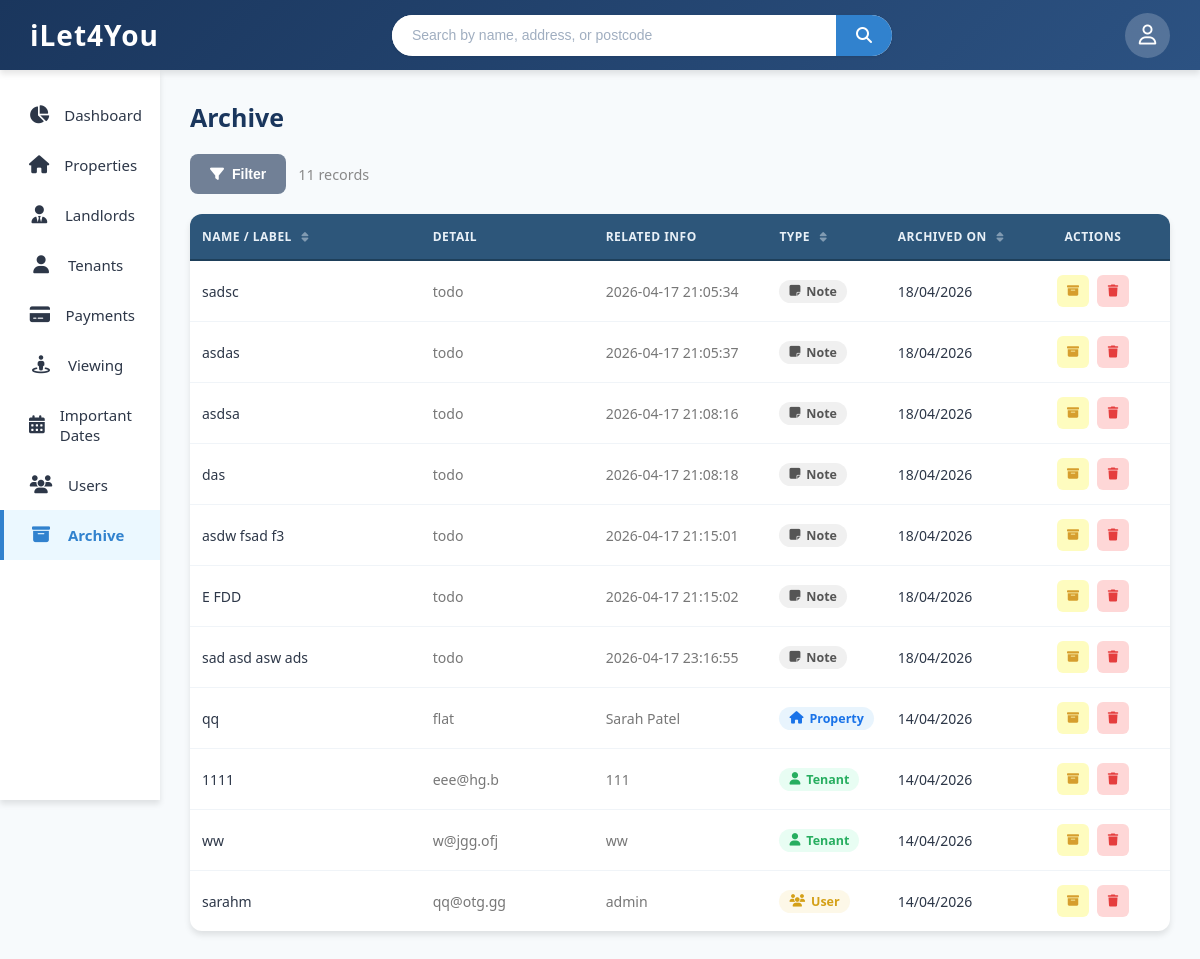
/archive.php, run on the app's committed database.
### tables this page shows
CREATE TABLE "notes" (
	"note_id"	INTEGER,
	"note_text"	TEXT NOT NULL,
	"created_at"	TEXT NOT NULL,
	"created_by"	TEXT NOT NULL,
	"type"	TEXT NOT NULL,
	"property_id"	INTEGER,
	"landlord_id"	INTEGER,
	"tenant_id"	INTEGER,
	"payment_id"	INTEGER,
	"viewing_id"	INTEGER,
	"date_id"	INTEGER,
	"user_id"	INTEGER,
	"archived"	INTEGER NOT NULL,
	"date_archived"	TEXT,
	PRIMARY KEY("note_id" AUTOINCREMENT)
);

CREATE TABLE properties (
    property_id INTEGER PRIMARY KEY AUTOINCREMENT,
    property_address TEXT NOT NULL,
    property_type TEXT NOT NULL,
    monthly_rent REAL NOT NULL,
    landlord_id INTEGER NOT NULL,
    gas_cert_due TEXT NOT NULL,
    electric_cert_due TEXT NOT NULL,
    epc_due_date TEXT NOT NULL,
    landlord_id_expiry_date TEXT NOT NULL,
    room_count INTEGER NOT NULL,
    bathroom_count INTEGER NOT NULL,
    epc_rating TEXT NOT NULL,
    has_garden INTEGER NOT NULL,
    allowed_pets INTEGER NOT NULL,
    council_band TEXT NOT NULL,
    archived INTEGER NOT NULL,
    date_archived TEXT
);

CREATE TABLE landlords (
    landlord_id INTEGER PRIMARY KEY AUTOINCREMENT,
    name TEXT NOT NULL,
    phone TEXT NOT NULL,
    address TEXT NOT NULL,
    email TEXT NOT NULL,
    id_type TEXT NOT NULL,
    id_number TEXT NOT NULL,
    id_expiry_date TEXT NOT NULL,
    number_of_properties INTEGER NOT NULL,
    archived INTEGER NOT NULL,
    date_archived TEXT
);

CREATE TABLE "tenants" (
	"tenant_id"	INTEGER,
	"name"	TEXT NOT NULL,
	"phone"	TEXT NOT NULL,
	"email"	TEXT NOT NULL,
	"id_type"	TEXT NOT NULL,
	"id_number"	TEXT NOT NULL,
	"id_expiry_date"	TEXT NOT NULL,
	"archived"	INTEGER NOT NULL,
	"date_archived"	TEXT,
	PRIMARY KEY("tenant_id" AUTOINCREMENT)
);

CREATE TABLE users (
    user_id INTEGER PRIMARY KEY AUTOINCREMENT,
    username TEXT NOT NULL,
    name TEXT NOT NULL,
    phone TEXT NOT NULL,
    email TEXT NOT NULL,
    password TEXT NOT NULL,
    password_reset_date TEXT NOT NULL,
    id_number TEXT NOT NULL,
    id_expiry_date TEXT NOT NULL,
    role TEXT NOT NULL,
    archived INTEGER NOT NULL,
    date_archived TEXT
);

### archive.php (the view, shortened to what this page needs)
<?php
$dbPath = __DIR__ . '/database.db';
try {
    $pdo = new PDO('sqlite:' . $dbPath);
    $pdo->setAttribute(PDO::ATTR_ERRMODE, PDO::ERRMODE_EXCEPTION);
} catch (PDOException $e) {
    die('DB connection failed: ' . $e->getMessage());
}
$archived = [];
$rows = $pdo->query("
    SELECT p.property_id AS id,
           p.property_address AS label,
           p.property_type AS sub,
           p.date_archived,
           l.name AS related
    FROM properties p
    LEFT JOIN landlords l ON p.landlord_id = l.landlord_id
    WHERE p.archived = 1
")->fetchAll(PDO::FETCH_ASSOC);
foreach ($rows as $r) {
    $archived[] = ['type' => 'properties', 'id' => $r['id'], 'label' => $r['label'],
                   'sub' => $r['sub'], 'related' => $r['related'], 'date' => $r['date_archived']];
}
$rows = $pdo->query("
    SELECT tenant_id AS id, name AS label, email AS sub, date_archived, phone AS related
    FROM tenants WHERE archived = 1
")->fetchAll(PDO::FETCH_ASSOC);
foreach ($rows as $r) {
    $archived[] = ['type' => 'tenants', 'id' => $r['id'], 'label' => $r['label'],
                   'sub' => $r['sub'], 'related' => $r['related'], 'date' => $r['date_archived']];
}
$rows = $pdo->query("
    SELECT user_id AS id, username AS label, email AS sub, date_archived, role AS related
    FROM users WHERE archived = 1
")->fetchAll(PDO::FETCH_ASSOC);
foreach ($rows as $r) {
    $archived[] = ['type' => 'users', 'id' => $r['id'], 'label' => $r['label'],
                   'sub' => $r['sub'], 'related' => $r['related'], 'date' => $r['date_archived']];
}
$rows = $pdo->query("
    SELECT note_id AS id, note_text AS label, type AS sub, date_archived, created_at AS related
    FROM notes WHERE archived = 1
")->fetchAll(PDO::FETCH_ASSOC);
foreach ($rows as $r) {
    $archived[] = ['type' => 'notes', 'id' => $r['id'], 'label' => $r['label'],
                   'sub' => $r['sub'], 'related' => $r['related'], 'date' => $r['date_archived']];
}
usort($archived, function($a, $b) {
    return strcmp($b['date'] ?? '', $a['date'] ?? '');
});
$typeConfig = [
    'properties'       => ['label' => 'Property',        'icon' => 'fa-house',         'class' => 'type-property'],
    'landlords'        => ['label' => 'Landlord',        'icon' => 'fa-user-tie',      'class' => 'type-landlord'],
    'tenants'          => ['label' => 'Tenant',          'icon' => 'fa-user',          'class' => 'type-tenant'],
    'contracts'        => ['label' => 'Contract',        'icon' => 'fa-file-contract', 'class' => 'type-contract'],
    'transactions'     => ['label' => 'Transaction',     'icon' => 'fa-credit-card',   'class' => 'type-transaction'],
    'viewing_bookings' => ['label' => 'Viewing',         'icon' => 'fa-street-view',   'class' => 'type-viewing'],
    'users'            => ['label' => 'User',            'icon' => 'fa-users',         'class' => 'type-user'],
    'notes'            => ['label' => 'Note',            'icon' => 'fa-sticky-note',   'class' => 'type-note'],
    'files'            => ['label' => 'File',            'icon' => 'fa-folder',        'class' => 'type-file'],
];
?>
<!DOCTYPE html>
<html lang="en">
<head>
    <link rel="stylesheet" href="https://cdnjs.cloudflare.com/ajax/libs/font-awesome/6.5.1/css/all.min.css">
    <link rel="stylesheet" href="style.css">
    <link rel="stylesheet" href="tables.css">
</head>
<body onload="CallNavbar();">
    <main class="main-content">
        <h1 class="page-title">Archive</h1>
        <div class="main-container">
            <div class="controls-row">
                <button class="btn-filter-toggle" id="filterToggle" onclick="toggleFilter()">
                    <i class="fa-solid fa-filter"></i> Filter
                </button>
                <span id="recordCount" class="record-count" style="color:#888;font-size:.9rem;align-self:center;"></span>
            </div>
            <div class="table-container">
                <div class="table-wrapper">
                    <?php if (empty($archived)): ?>
                        <div class="archive-empty">
                            <i class="fa-solid fa-box-archive"></i>
                            <p>No archived records found.</p>
                        </div>
                    <?php else: ?>
                    <table id="archiveTable">
                        <thead>
                            <tr>
                                <th class="sortable col-label"  onclick="sortTable('label', this)">
                                    Name / Label <i class="fa-solid fa-sort sort-icon"></i>
                                </th>
                                <th class="col-detail">Detail</th>
                                <th class="col-related">Related Info</th>
                                <th class="sortable col-type"   onclick="sortTable('type', this)">
                                    Type <i class="fa-solid fa-sort sort-icon"></i>
                                </th>
                                <th class="sortable col-date"   onclick="sortTable('date', this)">
                                    Archived On <i class="fa-solid fa-sort sort-icon"></i>
                                </th>
                                <th class="col-action">Actions</th>
                            </tr>
                        </thead>
                        <tbody id="archiveBody">
                        <?php foreach ($archived as $item):
                            $cfg   = $typeConfig[$item['type']] ?? ['label' => $item['type'], 'icon' => 'fa-box', 'class' => ''];
                            $dateF = $item['date'] ? date('d/m/Y', strtotime($item['date'])) : '-';
                        ?>
                        <tr data-type="<?= htmlspecialchars($item['type']) ?>"
                            data-label="<?= htmlspecialchars(strtolower($item['label'] ?? '')) ?>"
                            data-date="<?= $item['date'] ?? '' ?>">
                            <td class="label-cell"><?= htmlspecialchars($item['label'] ?? '-') ?></td>
                            <td class="sub-cell"><?= htmlspecialchars($item['sub'] ?? '-') ?></td>
                            <td class="sub-cell"><?= htmlspecialchars($item['related'] ?? '-') ?></td>
                            <td>
                                <span class="type-badge <?= $cfg['class'] ?>">
                                    <i class="fa-solid <?= $cfg['icon'] ?>"></i>
                                    <?= $cfg['label'] ?>
                                </span>
                            </td>
                            <td><?= $dateF ?></td>
                            <td>
                                <div class="action-buttons">
                                    <form method="POST" style="display:inline;">
                                        <button type="submit" class="action-btn action-btn-edit" title="Unarchive">
                                            <i class="fa-solid fa-box-archive"></i>
                                        </button>
                                    </form>
                                    <form method="POST" style="display:inline;">
                                        <button type="submit" class="action-btn action-btn-delete" title="Delete permanently"
                                            onclick="return confirm('Permanently delete this <?= $cfg['label'] ?>?\nThis cannot be undone.')">
                                            <i class="fa-solid fa-trash"></i>
                                        </button>
                                    </form>
                                </div>
                            </td>
                        </tr>
                        <?php endforeach; ?>
                        </tbody>
                    </table>
                    <?php endif; ?>
                </div>
            </div>
        </div>
    </main>
</body>
</html>

### style.css (style rules this page uses)
body { font-family: 'Segoe UI', Tahoma, Geneva, Verdana, sans-serif; background: #f7fafc; color: #2d3748; min-height: 100vh; }
* { margin: 0; padding: 0; box-sizing: border-box; cursor: default; }
.main-content { margin-top: 70px; margin-left: 160px; padding: 30px; min-height: calc(100vh - 70px); max-width: calc(100vw - 160px); overflow-x: hidden; }
.page-title { font-size: 25px; font-weight: 700; color: #1a365d; margin-bottom: 20px; }

### tables.css (style rules this page uses)
.main-container { width: 100%; max-width: 100%; margin: 0 auto; }
.controls-row { display: flex; align-items: center; gap: 12px; margin-bottom: 20px; flex-wrap: wrap; }
.btn-filter-toggle { background: #718096; color: #ffffff; border: none; padding: 12px 20px; border-radius: 8px; font-size: 14px; font-weight: 600; cursor: pointer; transition: all 0.3s ease; display: flex; align-items: center; gap: 8px; white-space: nowrap; }
.table-container { background: #ffffff; border-radius: 12px; box-shadow: 0 4px 6px rgba(0, 0, 0, 0.1); overflow: hidden; }
.table-wrapper { overflow-x: auto; }
table { width: 100%; border-collapse: collapse; min-width: 100%; }
table thead { background: #2d567a; }
table th { padding: 14px 12px; text-align: left; font-size: 12px; font-weight: 600; color: #e8f0f7; text-transform: uppercase; letter-spacing: 0.5px; border-bottom: 2px solid #1e3f5a; white-space: nowrap; }
table th.sortable { cursor: pointer; user-select: none; transition: background 0.2s ease; }
table th.sortable i { margin-left: 6px; font-size: 11px; opacity: 0.45; transition: opacity 0.2s ease, color 0.2s ease; }
table tbody tr { transition: background 0.15s ease; border-bottom: 1px solid #f0f4f8; cursor: pointer; }
table tbody tr:last-child { border-bottom: none; }
table td { padding: 14px 12px; font-size: 14px; color: #2d3748; vertical-align: middle; }
.action-buttons { display: flex; gap: 8px; justify-content: center; }
.action-btn { width: 32px; height: 32px; border: none; border-radius: 6px; cursor: pointer; display: flex; align-items: center; justify-content: center; transition: all 0.2s ease; font-size: 12px; position: relative; z-index: 1; }
.action-btn-edit { background: #fefcbf; color: #d69e2e; }
.action-btn-delete { background: #fed7d7; color: #e53e3e; }
@media (max-width: 1200px) { .controls-row { flex-wrap: wrap; } }

### archive.php (style rules this page uses)
.type-badge { display: inline-flex; align-items: center; gap: 6px; padding: 3px 10px; border-radius: 20px; font-size: 0.78rem; font-weight: 600; white-space: nowrap; }
.type-property { background: #e8f4fd; color: #1a73e8; }
.type-tenant { background: #e8fdf3; color: #27ae60; }
.type-user { background: #fdf8e8; color: #d4a017; }
.type-note { background: #f0f0f0; color: #555; }
.col-label { width: 24%; }
.col-detail { width: 18%; }
.col-related { width: 18%; }
.col-type { width: 12%; }
.col-date { width: 12%; }
.col-action { width: 16%; text-align: center; }
.label-cell { font-weight: 500; }
.sub-cell { color: #777; font-size: 0.88rem; }

### data on the page
notes: note_text "sadsc", type "todo", created_at "2026-04-17 21:05:34", label "Note", date_archived "18/04/2026"
notes: note_text "asdas", type "todo", created_at "2026-04-17 21:05:37", label "Note", date_archived "18/04/2026"
notes: note_text "asdsa", type "todo", created_at "2026-04-17 21:08:16", label "Note", date_archived "18/04/2026"
notes: note_text "das", type "todo", created_at "2026-04-17 21:08:18", label "Note", date_archived "18/04/2026"
notes: note_text "asdw fsad f3", type "todo", created_at "2026-04-17 21:15:01", label "Note", date_archived "18/04/2026"
notes: note_text "E FDD", type "todo", created_at "2026-04-17 21:15:02", label "Note", date_archived "18/04/2026"
notes: note_text "sad asd asw ads", type "todo", created_at "2026-04-17 23:16:55", label "Note", date_archived "18/04/2026"
properties: property_address "qq", property_type "flat", landlord.name "Sarah Patel", label "Property", date_archived "14/04/2026"
tenants: name "1111", email "eee@hg.b", phone "111", label "Tenant", date_archived "14/04/2026"
tenants: name "ww", email "w@jgg.ofj", phone "ww", label "Tenant", date_archived "14/04/2026"
users: username "sarahm", email "qq@otg.gg", role "admin", label "User", date_archived "14/04/2026"
